Frame 1 (no input): blank canvas, image omitted
Frame 60 (the mouse pressed at the canvas centre just before this capture): blank canvas, image omitted
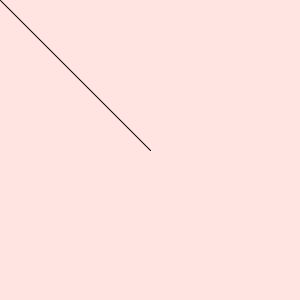
Frame 120 (the mouse held since frame 60 and released just before this capture)

The Processing sketch whose frames 1 and 60 were blank and that drew this single picture after the mouse press (run headless with seeded random() and noise(); from frame 60 on, the mouse is pressed at the canvas centre):

// Processing sketch: week16_painter
// ── week16_painter.pde
void setup(){
  size(300, 300);
  background(#FFE4E1);
}

void draw(){
  if(mousePressed){
    line(mouseX, mouseY, pmouseX, pmouseY);
  }
}

void keyPressed(){
  if(key == '1') stroke(#8B7D7B);
  if(key == '2') stroke(#9FB6CD);
}
